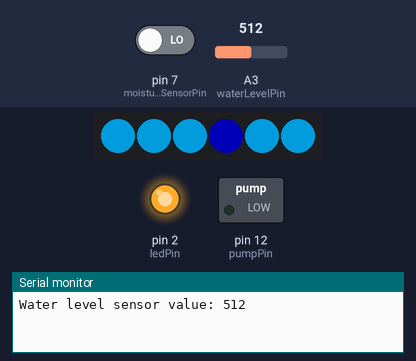
A sketch run on a simulated Arduino Uno, built with avr-gcc and run on an emulated ATmega328P. On the bench: 6 RGB LEDs in strip order, left to right, switched loads named in the sketch (green lamp = pin HIGH), output pins drawn as LEDs (lit = HIGH), the last lines printed to the serial monitor. Dashed ring = blinking. The test bench sets the inputs (shaded band); at power-on: pin 7 (moistureSensorPin) LOW, A3 (waterLevelPin) = 512. Dim RGB values are drawn brighter than linear; colours are those a GRB WS2812 strip shows for the declared byte order.

Above: at 6.25 s.
6.3 s: pin 7 (moistureSensorPin) driven HIGH
At 7.5 s:
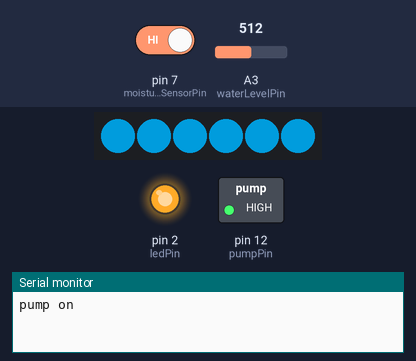
10.0 s: A3 (waterLevelPin) set to 185
13.7 s: A3 (waterLevelPin) set to 154
At 18.2 s:
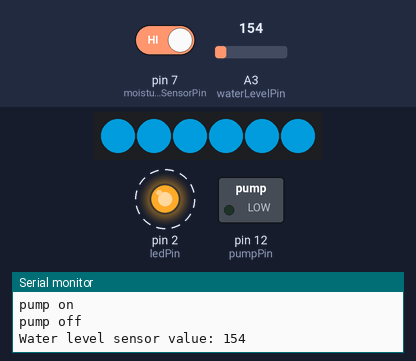
Timing chart, 0 to 23.4 s (numbered marks = the images above; inputs shaded):
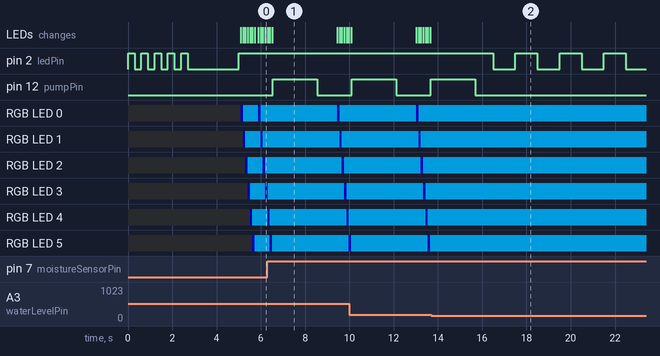

The sketch:

Smart_plant_pot_NL.ino
```cpp
#include "FastLED.h"

// How many leds in your strip?
#define NUM_LEDS 6

 //Data pin waar de ledstrip op is aangesloten
#define DATA_PIN 5

CRGB leds[NUM_LEDS];

// Deze constanten worden niet veranderd, het zijn de namen voor de pins die in gebruik zijn:
const int ledPin = 2;                                             // Digitale output pin waar de LED aan verbonden is.
const int pumpPin = 12;                                           // Digitale output pin waar de water pomp aan verbonden is
const int waterLevelPin = A3;                                      // Analoge pin waar de water level sensor aan verbonden is
const int moistureSensorPin = 7;                               // Digitale input pin waar de grondvochtigheid mee gemeten word


// These are the values to edit:

double checkInterval = 100;                                      //Tijdsintervallen waarop de grondvochtigheids word gecheckt -                    het is standaard op een half uur ingestelt = 900000
int waterLevelThreshold = 170;                          // Drempelwaarde waarop de LED gaat knipperen om voor laag                                              laag water niveau te waarschuwen – verander dit op basis van de test
int emptyReservoirTimer = 15;                   // Hoe lang de LED gaat knipperen als de watertank bijgevuld moet worden            standaard staat dit op = 30mins
int amountToPump = 2000;                                     // Hoe lang de pomp aan gaat als de plant water nodig heeft

// Global temp values

int sensorWaterLevelValue = 0;                            // Hier word de waarde van de waterlevel sensor tijdelijk opgeslagen
int moistureSensorValue = 0;                   // Hier word de waarde van de grondvochtigheids sensor tijdelijk opgeslagen

void setup() {
  // put your setup code here, to run once:
    Serial.begin(9600);
    pinMode(ledPin, OUTPUT);
    pinMode(pumpPin, OUTPUT);
    pinMode(moistureSensorPin, INPUT);
    FastLED.addLeds<WS2812, DATA_PIN, RGB>(leds, NUM_LEDS);
                                                             //De led knippert 5 keer om te laten zien dat hij aan staat en dat de code werkt:
     for (int i=0; i <= 4; i++){
        digitalWrite(ledPin, HIGH);
        delay(300);
        digitalWrite(ledPin, LOW);
        delay(300);
      }
      delay(2000);

    digitalWrite(ledPin, HIGH);                                   // De LED word aan gezet
}

void loop() {
  // De code die herhaaldelijk moet draaien staat hier onder:

  sensorWaterLevelValue = analogRead(waterLevelPin);              //Lees de waarde van de waterlevel sensor
  Serial.print("Water level sensor value: ");                        //print het naar de monitor
  Serial.println(sensorWaterLevelValue);

  if (sensorWaterLevelValue < waterLevelThreshold){                   //check of het waterniveau voldoende is

      for (int i=0; i <= emptyReservoirTimer; i++){
        digitalWrite(ledPin, LOW);                                    //lamp gaat uit als reservoir leeg is
        delay(1000);
        digitalWrite(ledPin, HIGH);                                   //Lamp gaat aan als reservoir vol is
        delay(1000);
      }
  }
  else {
    digitalWrite(ledPin, HIGH);
    delay(checkInterval);                                        //zorgt voor een Delay voordat het soil moisture level gecheckt word
  }
      for(int i=0; i<NUM_LEDS; i++){                              //Dit is de code waarin de RGB kleur word gedefinieerd.
        leds[i] = CHSV(160, 255, 128);                            //Deze rij definieerd de kleur die pulseerd tijdens elke soil moisture check
        FastLED.show();
        delay(100);                                               //dit is de delay tussen elke pulse
        leds[i] = CHSV(200,255,255);                              //Deze rij definieerd de kleur die blijft branden
        FastLED.show();
    }


// check soil moisture level

      moistureSensorValue = digitalRead(moistureSensorPin);  //leest de soil moisture sensor af en slaat de waarde op
      Serial.print("Soil moisture sensor is currently: ");
      Serial.print(moistureSensorValue);
      Serial.println(" ('1' means soil is too dry and '0' means the soil is moist enough.)");

      if (moistureSensorValue ==1){
                                                                 //zet de pomp aan
        digitalWrite(pumpPin, HIGH);
          Serial.println("pump on");
        delay(amountToPump);                                      //blijf water pompen
        digitalWrite(pumpPin, LOW);
         Serial.println("pump off");
        delay(800);                                              //wachten op nieuwe reading van de soil moisture sensor
      }


}
```

Measured:
- the behaviour switches between 170 and 169 on A3 (waterLevelPin) (found by bisection; images 1 and 2)
- after the input at 6.3 s, pin 12 (pumpPin): LOW → HIGH after 0.25 s, → LOW 2.0 s later
- after the input at 13.7 s, pin 2 (ledPin): alternates HIGH for 1.0 s and LOW for 1.0 s, starting after 2.8 s; pin 12 (pumpPin): goes on until 15.7 s, then stays LOW
- what the display in image 1 shows lasts 3.0 s, from 6.5 s to 9.5 s
